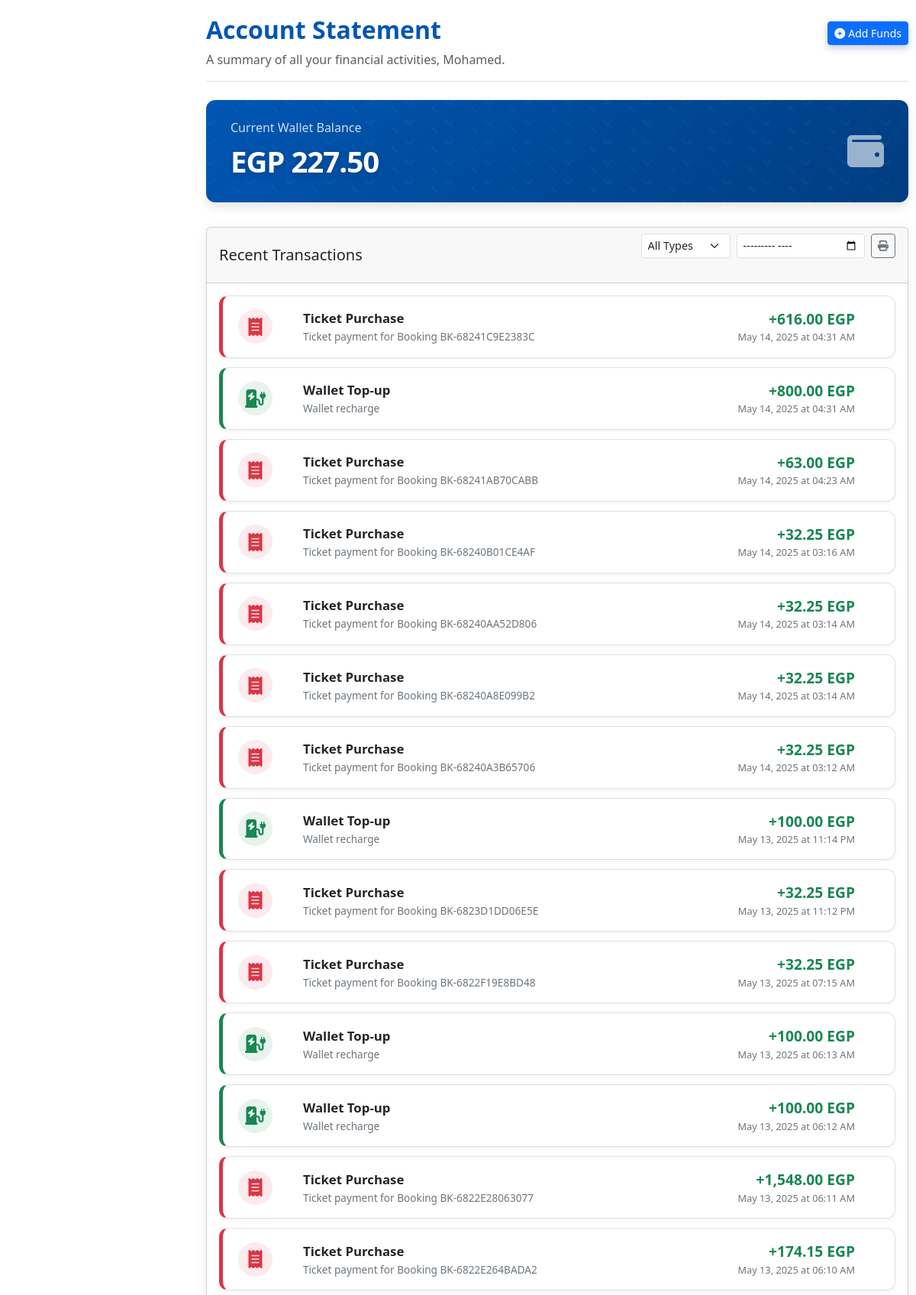
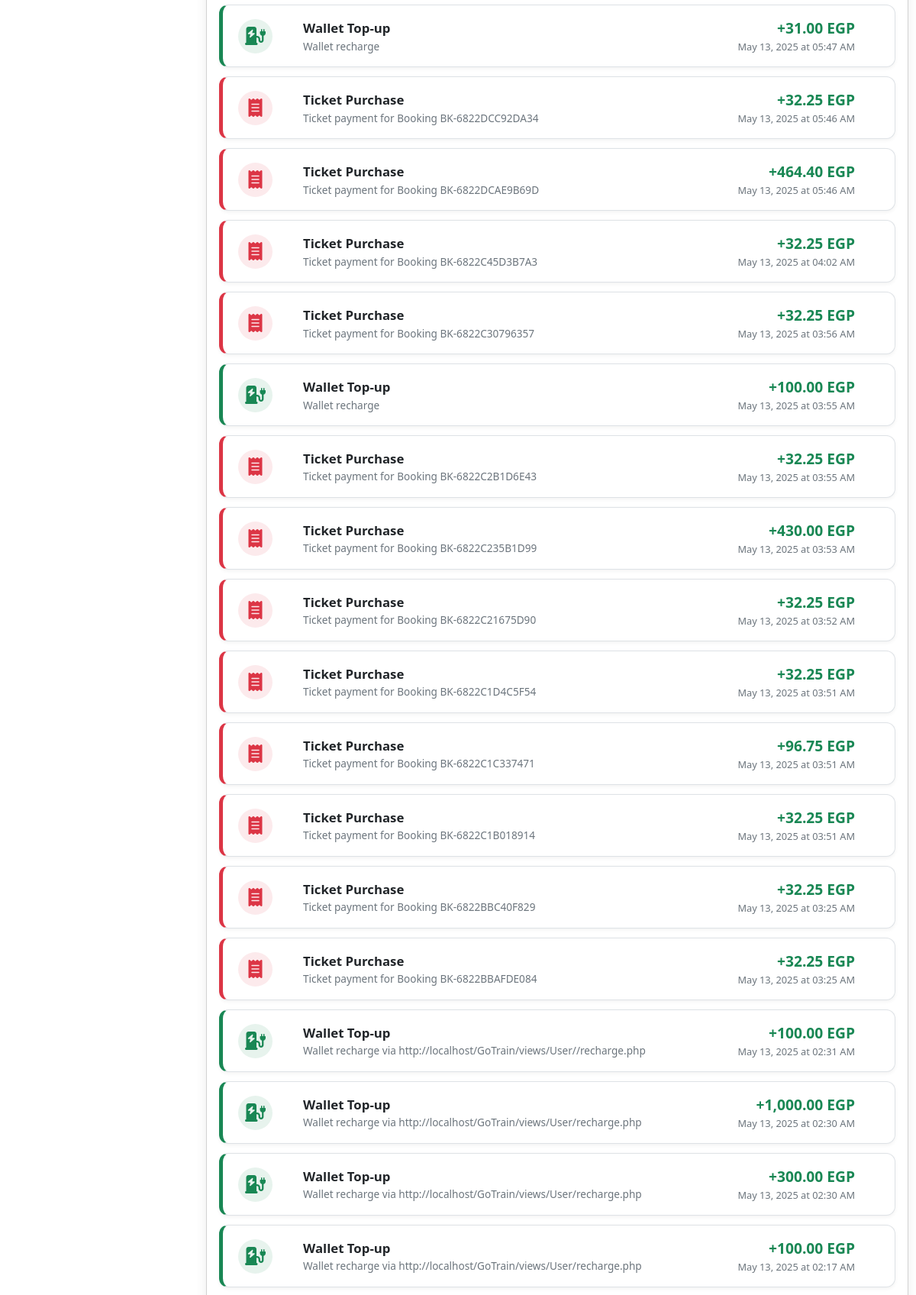
Screenshot of /views/User/account_history.php (signed in, upper part) with the database file from the repository (2 pictures, top to bottom).
### tables this page shows
CREATE TABLE `users` (
  `user_id` int(11) NOT NULL,
  `username` varchar(100) DEFAULT NULL,
  `email` varchar(100) DEFAULT NULL,
  `password` varchar(255) DEFAULT NULL,
  `balance` decimal(10,2) DEFAULT 0.00,
  `last_recharge_date` date DEFAULT NULL,
  `roleid` int(11) NOT NULL,
  `role` varchar(20) NOT NULL DEFAULT 'user',
  `created_at` timestamp NOT NULL DEFAULT current_timestamp(),
  `last_login` timestamp NULL DEFAULT NULL,
  `updated_at` timestamp NOT NULL DEFAULT current_timestamp() ON UPDATE current_timestamp()
);

CREATE TABLE `transactions` (
  `transaction_id` bigint(20) UNSIGNED NOT NULL,
  `user_id` int(11) NOT NULL,
  `transaction_type` enum('BOOKING_PAYMENT','BOOKING_REFUND','ACCOUNT_RECHARGE','COMPENSATION_CREDIT','ADMIN_ADJUSTMENT') NOT NULL,
  `amount` decimal(10,2) NOT NULL COMMENT 'Positive for credits/recharges, negative for payments/debits',
  `booking_id` int(11) DEFAULT NULL COMMENT 'Reference to bookings.id',
  `related_id` bigint(20) UNSIGNED DEFAULT NULL COMMENT 'e.g., compensation_request_id, admin_recharge_log_id',
  `description` varchar(255) DEFAULT NULL,
  `transaction_date` timestamp NOT NULL DEFAULT current_timestamp(),
  `type` varchar(50) NOT NULL COMMENT 'Transaction type (e.g., ADMIN_RECHARGE)'
);

### config/DBController.php (called while the page is built, shortened)
<?php
class DBController {
    private $dbHost = 'localhost';
    private $dbUser = 'root';
    private $dbPassword = '';
    private $dbName = 'ticket_system';
    private $pdoConnection;
    private static $instance = null;
    private function __construct($dbName = 'ticket_system') {
        $this->dbName = $dbName;
    }
    public static function getInstance($dbName = 'ticket_system') {
        if (self::$instance === null) {
            self::$instance = new DBController($dbName);
        }
        return self::$instance;
    }
    public function getConnection() {
        if (!$this->pdoConnection) {
            try {
                $this->pdoConnection = new PDO(
                    "mysql:host=" . $this->dbHost . ";dbname=" . $this->dbName,
                    $this->dbUser,
                    $this->dbPassword
                );
                $this->pdoConnection->setAttribute(PDO::ATTR_ERRMODE, PDO::ERRMODE_EXCEPTION);
            } catch (PDOException $e) {
                $this->lastError = "PDO Connection failed: " . $e->getMessage();
                return false;
            }
        }
        return $this->pdoConnection;
    }
}
?>

### models/User.php (called while the page is built, shortened)
<?php
class User
{
    private $conn;
    private $table_name = "users";
    public function __construct($db)
    {
        if ($db instanceof DBController) {
            $this->conn = $db->getConnection();
        } elseif ($db instanceof PDO) {
            $this->conn = $db;
        } else {
            error_log("User Model: Constructor received unexpected DB connection type: " . gettype($db));
            throw new InvalidArgumentException("User model requires a PDO connection or a DBController that provides one.");
        }
    }
    public function getUserById($id)
    {
        $query = "SELECT * FROM " . $this->table_name . " WHERE user_id = ? LIMIT 1";
        try {
            $stmt = $this->conn->prepare($query);
            $stmt->bindParam(1, $id, PDO::PARAM_INT);
            $stmt->execute();
            $row = $stmt->fetch(PDO::FETCH_ASSOC);
            if ($row) {
                $this->name = $row['username'];
                $this->balance = (float)$row['balance'];
                return true;
            }
            return false;
        } catch (PDOException $e) {
            error_log("User::getUserById - PDOException: " . $e->getMessage() . " for UserID: " . $id);
            return false;
        }
    }
}

### models/Transactions.php (called while the page is built, shortened)
<?php
class Transaction
{
    private $conn;
    private $table_name = "transactions";
    public function __construct($db)
    {
        if ($db instanceof PDO) {
            $this->conn = $db;
        } elseif ($db instanceof DBController) {
            $this->conn = $db->getConnection();
        } else {
            throw new InvalidArgumentException("Constructor expects either PDO or DBController instance");
        }
    }
    public function getRecentTransactions($user_id, $limit = 10)
    {
        try {
            $query = "SELECT
                    transaction_id,
                    user_id,
                    amount,
                    transaction_type,
                    description,
                    transaction_date as created_at,
                    booking_id
                  FROM " . $this->table_name . "
                  WHERE user_id = :user_id
                  ORDER BY transaction_date DESC
                  LIMIT :limit";
            $stmt = $this->conn->prepare($query);
            $stmt->bindValue(':user_id', $user_id, PDO::PARAM_INT);
            $stmt->bindValue(':limit', $limit, PDO::PARAM_INT);
            $stmt->execute();
            return $stmt->fetchAll(PDO::FETCH_ASSOC);
        } catch (PDOException $e) {
            $this->lastError = "Database error while fetching transactions: " . $e->getMessage();
            error_log("Transaction::getRecentTransactions PDO error: " . $e->getMessage());
            return false;
        } catch (Exception $e) {
            $this->lastError = $e->getMessage();
            error_log("Transaction::getRecentTransactions error: " . $e->getMessage());
            return false;
        }
    }
}

### views/User/account_history.php (the view, shortened to what this page needs)
<?php
require_once '../../config/DBController.php';
require_once '../../models/User.php';
require_once '../../models/Transactions.php';
$transactions_list = [];
$user_balance_from_db = 0.00;
$user_name_from_db = 'User';
$userId = (int)$_SESSION['user_id'];
try {
    $dbController = DBController::getInstance();
    $userModel = new User($dbController);
    if ($userModel->getUserById($userId)) {
        $user_balance_from_db = (float)$userModel->balance;
        $user_name_from_db = htmlspecialchars($userModel->name ?? 'User');
    } else {
        throw new Exception("Could not retrieve your user details. Error: " . htmlspecialchars($userModel->getLastError() ?: 'User not found.'));
    }
    $transactionModel = new Transaction($dbController);
    $filter_month_str = trim($_GET['month'] ?? '');
    $all_user_transactions = $transactionModel->getRecentTransactions($userId, 200);
    $transactions_list = $all_user_transactions;
    $transactions_list = array_values($transactions_list);
} catch (InvalidArgumentException $e) {
    error_log("Account History Page Model Init Error: " . $e->getMessage() . "\nTrace: " . $e->getTraceAsString());
    $page_message = "System error: Could not initialize services. " . htmlspecialchars($e->getMessage());
    $page_message_type = 'error';
} catch (Exception $e) {
    error_log("Account History Page Error: " . $e->getMessage() . "\nTrace: " . $e->getTraceAsString());
    $page_message = "An error occurred while loading your account history: " . htmlspecialchars($e->getMessage());
    $page_message_type = 'error';
    $transactions_list = [];
}
function format_transaction_for_display_ah($type)
{
    $type_upper = strtoupper(trim($type ?? ''));
    switch ($type_upper) {
        case 'BOOKING_PAYMENT':
            return ['text' => 'Ticket Purchase', 'icon' => 'fas fa-receipt', 'color_class' => 'text-danger', 'bg_class' => 'bg-danger-light'];
        case 'ACCOUNT_RECHARGE':
            return ['text' => 'Wallet Top-up', 'icon' => 'fas fa-charging-station', 'color_class' => 'text-success', 'bg_class' => 'bg-success-light'];
    }
}
?>
<!DOCTYPE html>
<html lang="en">
<head>
    <link href="../public/css/dashboard.css" rel="stylesheet">
    <link href="../public/assets/css/bootstrap.css" rel="stylesheet">
    <link href="https://cdnjs.cloudflare.com/ajax/libs/font-awesome/6.4.0/css/all.min.css" rel="stylesheet">
    <link href="https://cdnjs.cloudflare.com/ajax/libs/animate.css/4.1.1/animate.min.css" rel="stylesheet">
</head>
<body>
    <div class="main-content">
        <div class="ah-page-header animate__animated animate__fadeInDown">
            <div class="d-flex justify-content-between align-items-center">
                <h2>Account Statement</h2>
                <a href="../User/recharge.php" class="btn btn-sm btn-primary">
                    <i class="fas fa-plus-circle me-1"></i>Add Funds
                </a>
            </div>
            <p class="text-muted mb-0">A summary of all your financial activities, <?= htmlspecialchars($user_name_from_db) ?>.</p>
        </div>
        <div class="ah-balance-card animate__animated animate__fadeInUp animate__delay-1s">
            <div class="row align-items-center">
                <div class="col">
                    <div class="balance-label">Current Wallet Balance</div>
                    <div class="balance-amount">EGP <?= number_format($user_balance_from_db, 2) ?></div>
                </div>
                <div class="col-auto text-end">
                    <i class="fas fa-wallet balance-icon"></i>
                </div>
            </div>
        </div>
        <div class="card transactions-card animate__animated animate__fadeInUp animate__delay-2s">
            <div class="card-header">
                <div class="d-flex flex-column flex-md-row justify-content-between align-items-md-center">
                    <h5 class="mb-2 mb-md-0">Recent Transactions</h5>
                    <form method="GET" action="<?php echo htmlspecialchars($_SERVER['PHP_SELF']); ?>" class="d-flex ah-filters-bar">
                        <select name="type" class="form-select form-select-sm me-2" onchange="this.form.submit()">
                            <option value="">All Types</option>
                        </select>
                        <input type="month" name="month" class="form-control form-control-sm me-2" value="<?= htmlspecialchars($filter_month_str) ?>" onchange="this.form.submit()">
                        <button type="button" class="btn btn-sm btn-outline-secondary py-1 px-2 print-hide" onclick="window.print();" title="Print History">
                            <i class="fas fa-print"></i>
                        </button>
                    </form>
                </div>
            </div>
            <div class="list-group list-group-flush ah-transaction-list px-3 py-3">
                <?php if (!empty($transactions_list)): ?>
                    <?php foreach ($transactions_list as $index => $transaction): ?>
                        <?php
                        $type_key = strtoupper($transaction['transaction_type'] ?? 'UNKNOWN');
                        $type_info = format_transaction_for_display_ah($type_key);
                        $transaction_item_class_base = 'transaction-item-' . ($type_info['color_class'] !== 'text-muted' ? $type_key : 'DEFAULT');
                        $transaction_id_for_highlight = $transaction['transaction_id'] ?? null;
                        ?>
                        <div class="list-group-item <?= $transaction_item_class_base ?> animate__fadeIn"
                            data-transaction-id="<?= htmlspecialchars($transaction_id_for_highlight) ?>"
                            style="animation-delay: <?= ($index * 0.05) ?>s;">
                            <div class="row align-items-center">
                                <div class="col-auto">
                                    <div class="ah-transaction-icon <?= $type_info['color_class'] ?> <?= $type_info['bg_class'] ?>">
                                        <i class="<?= $type_info['icon'] ?>"></i>
                                    </div>
                                </div>
                                <div class="col ah-transaction-details">
                                    <div class="transaction-type-text"><?= $type_info['text'] ?></div>
                                    <small class="transaction-description-text"><?= htmlspecialchars($transaction['description'] ?? 'No description') ?></small>
                                </div>
                                <div class="col-md-3 text-md-end mt-2 mt-md-0">
                                    <div class="ah-transaction-amount <?= (isset($transaction['amount']) && (float)$transaction['amount'] > 0) ? 'text-success' : 'text-danger' ?>">
                                        <?= (isset($transaction['amount']) && (float)$transaction['amount'] > 0 ? '+' : '') . number_format(abs((float)($transaction['amount'] ?? 0)), 2) ?> EGP
                                    </div>
                                    <div class="ah-transaction-date">
                                        <?= isset($transaction['created_at']) ? date('M d, Y \a\t h:i A', strtotime($transaction['created_at'])) : 'N/A' ?>
                                    </div>
                                </div>
                            </div>
                        </div>
                    <?php endforeach; ?>
                <?php endif; ?>
            </div>
        </div>
    </div>
</body>
</html>

### views/public/css/dashboard.css (style rules this page uses)
:root { --primary-color: #3253a8; --secondary-color: #f8f9fa; --accent-color: #ffc107; --text-dark: #212529; --text-light: #f8f9fa; }
body { background-color: #f0f2f5; font-family: 'Segoe UI', Tahoma, Geneva, Verdana, sans-serif; overflow-x: hidden; }
.main-content { margin-left: 250px; padding: 20px; width: 80%; transition: all 0.4s cubic-bezier(0.175, 0.885, 0.32, 1.275); }
.card { border: none; box-shadow: 0 4px 15px rgba(0, 0, 0, 0.08); border-radius: 15px; margin-bottom: 25px; transition: all 0.4s cubic-bezier(0.175, 0.885, 0.32, 1.275); overflow: hidden; animation: fadeIn 0.6s ease-out; animation-fill-mode: both; }
.card-header { font-weight: 600; background-color: white; border-bottom: 1px solid rgba(0, 0, 0, 0.1); padding: 15px 20px; }
.balance-amount { font-size: 2.5rem; font-weight: 700; text-shadow: 0 2px 10px rgba(0, 0, 0, 0.2); animation: pulse 5s infinite; }
.btn-primary { background-color: var(--primary-color); border-color: var(--primary-color); box-shadow: 0 4px 10px rgba(50, 83, 168, 0.3); transition: all 0.3s; }

### views/User/account_history.php (style rules this page uses)
.bg-danger-light { background-color: rgba(var(--bs-danger-rgb), 0.1) !important; }
.bg-success-light { background-color: rgba(var(--bs-success-rgb), 0.1) !important; }
.ah-page-header { padding-bottom: 1rem; border-bottom: 1px solid #dee2e6; margin-bottom: 1.5rem; }
.ah-page-header h2 { color: #0056b3; font-weight: 600; }
.ah-balance-card { background: linear-gradient(135deg, #0056b3, #003d80); color: #fff; border-radius: 0.75rem; padding: 1.5rem 2rem; margin-bottom: 2rem; box-shadow: 0 6px 12px rgba(0, 0, 0, 0.1); position: relative; overflow: hidden; }
.ah-balance-card::before { content: ''; position: absolute; top: 0; left: 0; width: 100%; height: 100%; opacity: 0.5; }
.ah-balance-card .balance-label { font-size: 1rem; opacity: 0.8; margin-bottom: 0.25rem; }
.ah-balance-card .balance-amount { font-size: 2.4rem; font-weight: 700; letter-spacing: -1px; }
.ah-balance-card .balance-icon { font-size: 3rem; opacity: 0.6; }
.ah-filters-bar { margin-bottom: 1.5rem; }
.ah-filters-bar .form-select, .ah-filters-bar .form-control { font-size: 0.9rem; max-width: 220px; }
.ah-transaction-list .list-group-item { border-radius: 0.75rem !important; margin-bottom: 0.75rem; padding: 1rem 1.25rem; border-width: 1px; border-left-width: 5px !important; transition: all 0.2s ease-in-out; box-shadow: 0 2px 5px rgba(0, 0, 0, 0.05); }
.transaction-item-BOOKING_PAYMENT { border-left-color: var(--bs-danger) !important; }
.transaction-item-ACCOUNT_RECHARGE { border-left-color: var(--bs-success) !important; }
.ah-transaction-icon { font-size: 1.5rem; padding: 0.6rem; border-radius: 50%; width: 45px; height: 45px; display: inline-flex; align-items: center; justify-content: center; margin-right: 1rem; }
.ah-transaction-details .transaction-type-text { font-weight: 600; font-size: 1.05rem; color: #212529; }
.ah-transaction-details .transaction-description-text { font-size: 0.85rem; color: #6c757d; display: block; margin-top: 0.1rem; word-break: break-word; }
.ah-transaction-amount { font-size: 1.2rem; font-weight: 600; }
.ah-transaction-date { font-size: 0.8rem; color: #6c757d; }

### rows the page displays
users: username "Mohamed", balance "227.50"
transactions: transaction_type "Ticket Purchase", description "Ticket payment for Booking BK-68241C9E2383C", amount "616.00", transaction_date "May 14, 2025 at 04:31 AM"
transactions: transaction_type "Wallet Top-up", description "Wallet recharge", amount "800.00", transaction_date "May 14, 2025 at 04:31 AM"
transactions: transaction_type "Ticket Purchase", description "Ticket payment for Booking BK-68241AB70CABB", amount "63.00", transaction_date "May 14, 2025 at 04:23 AM"
transactions: transaction_type "Ticket Purchase", description "Ticket payment for Booking BK-68240B01CE4AF", amount "32.25", transaction_date "May 14, 2025 at 03:16 AM"
transactions: transaction_type "Ticket Purchase", description "Ticket payment for Booking BK-68240AA52D806", amount "32.25", transaction_date "May 14, 2025 at 03:14 AM"
transactions: transaction_type "Ticket Purchase", description "Ticket payment for Booking BK-68240A8E099B2", amount "32.25", transaction_date "May 14, 2025 at 03:14 AM"
transactions: transaction_type "Ticket Purchase", description "Ticket payment for Booking BK-68240A3B65706", amount "32.25", transaction_date "May 14, 2025 at 03:12 AM"
transactions: transaction_type "Wallet Top-up", description "Wallet recharge", amount "100.00", transaction_date "May 13, 2025 at 11:14 PM"
transactions: transaction_type "Ticket Purchase", description "Ticket payment for Booking BK-6823D1DD06E5E", amount "32.25", transaction_date "May 13, 2025 at 11:12 PM"
transactions: transaction_type "Ticket Purchase", description "Ticket payment for Booking BK-6822F19E8BD48", amount "32.25", transaction_date "May 13, 2025 at 07:15 AM"
transactions: transaction_type "Wallet Top-up", description "Wallet recharge", amount "100.00", transaction_date "May 13, 2025 at 06:13 AM"
transactions: transaction_type "Wallet Top-up", description "Wallet recharge", amount "100.00", transaction_date "May 13, 2025 at 06:12 AM"
transactions: transaction_type "Ticket Purchase", description "Ticket payment for Booking BK-6822E28063077", amount "1,548.00", transaction_date "May 13, 2025 at 06:11 AM"
transactions: transaction_type "Ticket Purchase", description "Ticket payment for Booking BK-6822E264BADA2", amount "174.15", transaction_date "May 13, 2025 at 06:10 AM"
transactions: transaction_type "Wallet Top-up", description "Wallet recharge", amount "31.00", transaction_date "May 13, 2025 at 05:47 AM"
transactions: transaction_type "Ticket Purchase", description "Ticket payment for Booking BK-6822DCC92DA34", amount "32.25", transaction_date "May 13, 2025 at 05:46 AM"
transactions: transaction_type "Ticket Purchase", description "Ticket payment for Booking BK-6822DCAE9B69D", amount "464.40", transaction_date "May 13, 2025 at 05:46 AM"
transactions: transaction_type "Ticket Purchase", description "Ticket payment for Booking BK-6822C45D3B7A3", amount "32.25", transaction_date "May 13, 2025 at 04:02 AM"
transactions: transaction_type "Ticket Purchase", description "Ticket payment for Booking BK-6822C30796357", amount "32.25", transaction_date "May 13, 2025 at 03:56 AM"
transactions: transaction_type "Wallet Top-up", description "Wallet recharge", amount "100.00", transaction_date "May 13, 2025 at 03:55 AM"
transactions: transaction_type "Ticket Purchase", description "Ticket payment for Booking BK-6822C2B1D6E43", amount "32.25", transaction_date "May 13, 2025 at 03:55 AM"
transactions: transaction_type "Ticket Purchase", description "Ticket payment for Booking BK-6822C235B1D99", amount "430.00", transaction_date "May 13, 2025 at 03:53 AM"
transactions: transaction_type "Ticket Purchase", description "Ticket payment for Booking BK-6822C21675D90", amount "32.25", transaction_date "May 13, 2025 at 03:52 AM"
transactions: transaction_type "Ticket Purchase", description "Ticket payment for Booking BK-6822C1D4C5F54", amount "32.25", transaction_date "May 13, 2025 at 03:51 AM"
transactions: transaction_type "Ticket Purchase", description "Ticket payment for Booking BK-6822C1C337471", amount "96.75", transaction_date "May 13, 2025 at 03:51 AM"
transactions: transaction_type "Ticket Purchase", description "Ticket payment for Booking BK-6822C1B018914", amount "32.25", transaction_date "May 13, 2025 at 03:51 AM"
transactions: transaction_type "Ticket Purchase", description "Ticket payment for Booking BK-6822BBC40F829", amount "32.25", transaction_date "May 13, 2025 at 03:25 AM"
transactions: transaction_type "Ticket Purchase", description "Ticket payment for Booking BK-6822BBAFDE084", amount "32.25", transaction_date "May 13, 2025 at 03:25 AM"
transactions: transaction_type "Wallet Top-up", description "Wallet recharge via http://localhost/GoTrain/views/User//recharge.php", amount "100.00", transaction_date "May 13, 2025 at 02:31 AM"
transactions: transaction_type "Wallet Top-up", description "Wallet recharge via http://localhost/GoTrain/views/User/recharge.php", amount "1,000.00", transaction_date "May 13, 2025 at 02:30 AM"
transactions: transaction_type "Wallet Top-up", description "Wallet recharge via http://localhost/GoTrain/views/User/recharge.php", amount "300.00", transaction_date "May 13, 2025 at 02:30 AM"
transactions: transaction_type "Wallet Top-up", description "Wallet recharge via http://localhost/GoTrain/views/User/recharge.php", amount "100.00", transaction_date "May 13, 2025 at 02:17 AM"
